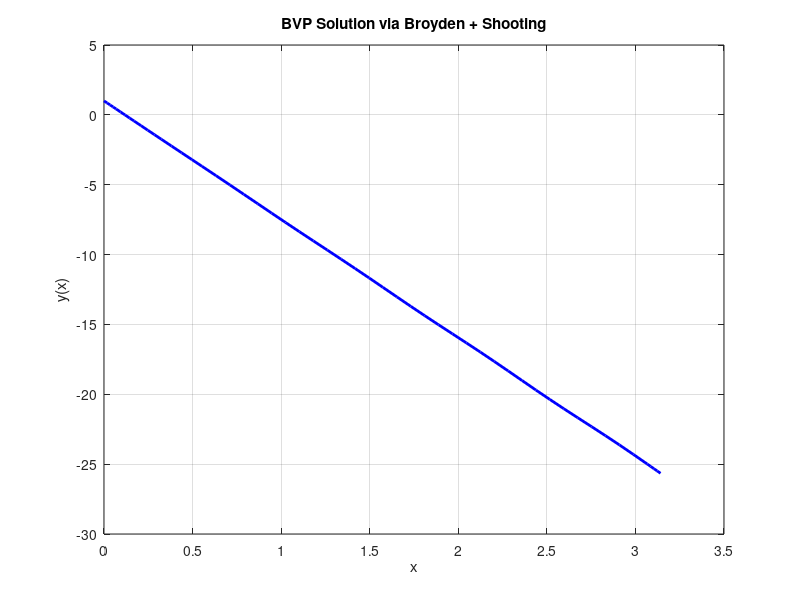

Write the MATLAB code that produced this figure.
function broyden_shooting_bvp_clean

    % Problem setup
    a = 0; b = pi;
    alpha = 1;           % y(a)
    beta = -1;           % y(b)
    s0 = 0.0;            % Initial guess for y'(a)
    tol = 1e-6;
    max_iter = 20;

    % Initial slope guess and finite difference step
    h = 1e-6;

    % Evaluate F(s0)
    [~, Y0] = ode45(@(x, y) odefun(x, y), [a b], [alpha; s0]);
    F0 = Y0(end, 1) - beta;

    % Estimate Jacobian using finite difference
    [~, Y1] = ode45(@(x, y) odefun(x, y), [a b], [alpha; s0 + h]);
    F1 = Y1(end, 1) - beta;
    J = (F1 - F0) / h;

    % Initialize
    s = s0;
    F = F0;

    for k = 1:max_iter
        ds = -F / J;
        s_new = s + ds;

        % Single ODE integration per iteration
        y0 = [alpha; s_new];
        [~, Y] = ode45(@(x, y) odefun(x, y), [a b], y0);
        F_new = Y(end, 1) - beta;

        dS = s_new - s;
        dF = F_new - F;

        fprintf('Iter %d: s = %.8f, Residual = %.3e\n', k, s_new, F_new);

        if abs(F_new) < tol || abs(dS) < tol
            fprintf('Converged at iteration %d\n', k);
            break;
        end

        % Broyden update
        J = J + (dF - J * dS) / dS;

        % Prepare for next iteration
        s = s_new;
        F = F_new;
    end

    % Final solution integration
    y0 = [alpha; s];
    [X, Y] = ode45(@(x, y) odefun(x, y), [a b], y0);

    % Plot
    figure;
    plot(X, Y(:,1), 'b-', 'LineWidth', 2);
    xlabel('x'); ylabel('y(x)');
    title('BVP Solution via Broyden + Shooting');
    grid on;

end

% ODE function: y'' = -x * sin(y)
function dydx = odefun(x, y)
    dydx = zeros(2,1);
    dydx(1) = y(2);            % y' = v
    dydx(2) = -x * sin(y(1));  % v' = -x * sin(y)
end
